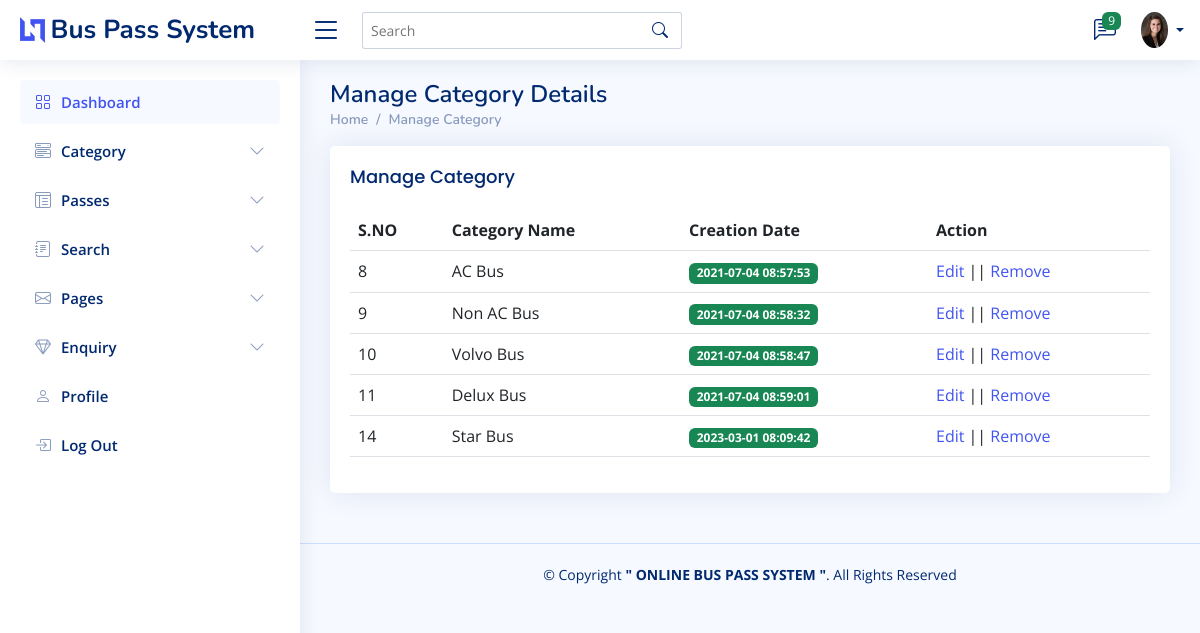
The page /Logis/admin/manage-category.php on the database its author committed.
### tables this page shows
CREATE TABLE `tblcategory` (
  `ID` int(10) NOT NULL,
  `CategoryName` varchar(200) DEFAULT NULL,
  `CreationDate` timestamp NULL DEFAULT current_timestamp()
);

### Logis/admin/manage-category.php (the view, shortened to what this page needs)
<?php
include "includes/config.php";
?>
<!DOCTYPE html>
<html lang="en">
<head>
  <link href="assets/vendor/bootstrap/css/bootstrap.min.css" rel="stylesheet">
  <link href="assets/vendor/bootstrap-icons/bootstrap-icons.css" rel="stylesheet">
  <link href="assets/vendor/boxicons/css/boxicons.min.css" rel="stylesheet">
  <link href="assets/vendor/quill/quill.snow.css" rel="stylesheet">
  <link href="assets/vendor/quill/quill.bubble.css" rel="stylesheet">
  <link href="assets/vendor/remixicon/remixicon.css" rel="stylesheet">
  <link href="assets/vendor/simple-datatables/style.css" rel="stylesheet">
  <link href="assets/css/style.css" rel="stylesheet"></head>
</head>
<body>
  <?php include_once('includes/header.php'); ?>
  <?php include_once('includes/sidebar.php'); ?>
  <main id="main" class="main">
    <div class="pagetitle">
      <h1>Manage Category Details</h1>
      <nav>
        <ol class="breadcrumb">
          <li class="breadcrumb-item"><a href="dashboard.php">Home</a></li>
          <li class="breadcrumb-item"><a href="manage-category.php">Manage Category</a></li>
        </ol>
      </nav>
    </div>
    <section class="section">
      <div class="row">
        <div class="col-lg-12">
          <div class="card">
            <div class="card-body">
              <h5 class="card-title">Manage Category</h5>
              <table class="table table-hover">
                <thead>
                  <tr>
                    <th scope="col">S.NO</th>
                    <th scope="col">Category Name</th>
                    <th scope="col">Creation Date</th>
                    <th scope="col">Action</th>
                  </tr>
                </thead>
                <tbody>
                <?php
                    include_once("includes/config.php");
                    $sql =  "SELECT *FROM tblcategory";
                    $result = mysqli_query($conn, $sql) or die("Query Failed Error !");
                    if(mysqli_num_rows($result) > 0){
                    while($row = mysqli_fetch_assoc($result)){
                 ?>
                  <tr>
                    <td><?php echo $row['ID']; ?></td>
                    <td><?php echo $row['CategoryName']; ?></td>
                    <td><span class="badge bg-success "><?php echo $row['CreationDate']; ?></span></td>
                    <td><a href="edit-category-detail.php?id=<?php echo $row['ID'];?>">Edit</a> || <a  href="manage-category.php?id=<?php echo $row['ID'];?>" onclick="return confirm('Do you really want to Delete ?');">Remove</i></a></td>
                  </tr>
                <?php }} ?>
                </tbody>
              </table>
            </div>
          </div>
        </div>
      </div>
    </section>
  </main>
  <?php include_once('includes/footer.php'); ?>
</body>
</html>

### Logis/admin/includes/header.php (shortened to what this page needs)
<header id="header" class="header fixed-top d-flex align-items-center">
<div class="d-flex align-items-center justify-content-between">
  <a href="dashboard.php" class="logo d-flex align-items-center">
    <img src="assets/img/logo.png" alt="">
    <span class="d-none d-lg-block">Bus Pass System</span>
  </a>
  <i class="bi bi-list toggle-sidebar-btn"></i>
</div>
<div class="search-bar">
  <form class="search-form d-flex align-items-center" method="POST" action="#">
    <input type="text" name="query" placeholder="Search" title="Enter search keyword">
    <button type="submit" title="Search"><i class="bi bi-search"></i></button>
  </form>
</div>
<nav class="header-nav ms-auto">
  <ul class="d-flex align-items-center">
    <li class="nav-item dropdown">
      <a class="nav-link nav-icon" href="unreadenq.php" data-bs-toggle="dropdown">
        <i class="bi bi-chat-left-text"></i>
        <span class="badge bg-success badge-number">
          <?php
          include 'includes/config.php';
          $sql = "SELECT *FROM tblcontact WHERE IsRead IS NULL " ;
          $result = mysqli_query($conn ,$sql) or die("Query Failed !");
          $count = mysqli_num_rows($result) ;
          echo $count; ?>
        </span>
      </a>
    </li>
    <li class="nav-item dropdown pe-3">
      <a class="nav-link nav-profile d-flex align-items-center pe-0" href="#" data-bs-toggle="dropdown">
        <img src="assets/img/admin.jpg" alt="Profile" class="rounded-circle">
        <span class="d-none d-md-block dropdown-toggle ps-2"><?php  ?></span>
      </a>
    </li>
  </ul>
</nav>
</header>

### Logis/admin/includes/sidebar.php (shortened to what this page needs)
<aside id="sidebar" class="sidebar">
<ul class="sidebar-nav" id="sidebar-nav">
  <li class="nav-item">
    <a class="nav-link " href="dashboard.php">
      <i class="bi bi-grid"></i>
      <span>Dashboard</span>
    </a>
  </li>
  <li class="nav-item">
    <a class="nav-link collapsed" data-bs-target="#components-nav" data-bs-toggle="collapse" href="#">
      <i class="bi bi-menu-button-wide"></i><span>Category </span><i class="bi bi-chevron-down ms-auto"></i>
    </a>
  </li>
  <li class="nav-item">
    <a class="nav-link collapsed" data-bs-target="#tables-nav" data-bs-toggle="collapse" href="#">
      <i class="bi bi-layout-text-window-reverse"></i><span>Passes</span><i class="bi bi-chevron-down ms-auto"></i>
    </a>
  </li>
  <li class="nav-item">
    <a class="nav-link collapsed" data-bs-target="#forms-nav" data-bs-toggle="collapse" href="#">
      <i class="bi bi-journal-text"></i><span>Search</span><i class="bi bi-chevron-down ms-auto"></i>
    </a>
  </li>
  <li class="nav-item">
    <a class="nav-link collapsed" data-bs-target="#charts-nav" data-bs-toggle="collapse" href="#">
      <i class="bi bi-envelope"></i><span>Pages</span><i class="bi bi-chevron-down ms-auto"></i>
    </a>
  </li>
  <li class="nav-item">
    <a class="nav-link collapsed" data-bs-target="#icons-nav" data-bs-toggle="collapse" href="#">
      <i class="bi bi-gem"></i><span>Enquiry</span><i class="bi bi-chevron-down ms-auto"></i>
    </a>
  </li>
  <li class="nav-item">
    <a class="nav-link collapsed" href="users-profile.php">
      <i class="bi bi-person"></i>
      <span>Profile</span>
    </a>
  </li>
  <li class="nav-item">
    <a class="nav-link collapsed" href="logout.php">
      <i class="bi bi-box-arrow-in-right"></i>
      <span>Log Out</span>
    </a>
  </li>
</ul>
</aside>

### Logis/admin/includes/footer.php
<footer id="footer" class="footer">
  <div class="copyright">
    &copy; Copyright <strong><span>" ONLINE BUS PASS SYSTEM "</span></strong>. All Rights Reserved
  </div>
</footer>

### Logis/admin/assets/css/style.css (style rules this page uses)
:root { scroll-behavior: smooth; }
body { font-family: "Open Sans", sans-serif; background: #f6f9ff; color: #444444; }
a { color: #4154f1; text-decoration: none; }
h1, h2, h3, h4, h5, h6 { font-family: "Nunito", sans-serif; }
#main { margin-top: 60px; padding: 20px 30px; transition: all 0.3s; }
.pagetitle { margin-bottom: 10px; }
.pagetitle h1 { font-size: 24px; margin-bottom: 0; font-weight: 600; color: #012970; }
.card { margin-bottom: 30px; border: none; border-radius: 5px; box-shadow: 0px 0 30px rgba(1, 41, 112, 0.1); }
.card-title { padding: 20px 0 15px 0; font-size: 18px; font-weight: 500; color: #012970; font-family: "Poppins", sans-serif; }
.card-body { padding: 0 20px 20px 20px; }
.breadcrumb { font-size: 14px; font-family: "Nunito", sans-serif; color: #899bbd; font-weight: 600; }
.breadcrumb a { color: #899bbd; transition: 0.3s; }
.breadcrumb .breadcrumb-item::before { color: #899bbd; }
.logo { line-height: 1; }
@media (min-width: 1200px) { .logo { width: 280px; } }
.logo img { max-height: 26px; margin-right: 6px; }
.logo span { font-size: 26px; font-weight: 700; color: #012970; font-family: "Nunito", sans-serif; }
.header { transition: all 0.5s; z-index: 997; height: 60px; box-shadow: 0px 2px 20px rgba(1, 41, 112, 0.1); background-color: #fff; padding-left: 20px; }
.header .toggle-sidebar-btn { font-size: 32px; padding-left: 10px; cursor: pointer; color: #012970; }
.header .search-bar { min-width: 360px; padding: 0 20px; }
.header .search-form { width: 100%; }
.header .search-form input { border: 0; font-size: 14px; color: #012970; border: 1px solid rgba(1, 41, 112, 0.2); padding: 7px 38px 7px 8px; border-radius: 3px; transition: 0.3s; width: 100%; }
.header .search-form button { border: 0; padding: 0; margin-left: -30px; background: none; }
.header .search-form button i { color: #012970; }
.header-nav ul { list-style: none; }
.header-nav>ul { margin: 0; padding: 0; }
.header-nav .nav-icon { font-size: 22px; color: #012970; margin-right: 25px; position: relative; }
.header-nav .nav-profile { color: #012970; }
.header-nav .nav-profile img { max-height: 36px; }
.header-nav .nav-profile span { font-size: 14px; font-weight: 600; }
.header-nav .badge-number { position: absolute; inset: -2px -5px auto auto; font-weight: normal; font-size: 12px; padding: 3px 6px; }
.sidebar { position: fixed; top: 60px; left: 0; bottom: 0; width: 300px; z-index: 996; transition: all 0.3s; padding: 20px; overflow-y: auto; scrollbar-width: thin; scrollbar-color: #aab7cf transparent; box-shadow: 0px 0px 20px rgba(1, 41, 112, 0.1); background-color: #fff; }
@media (min-width: 1200px) { #main, #footer { margin-left: 300px; } }
.sidebar-nav { padding: 0; margin: 0; list-style: none; }
.sidebar-nav li { padding: 0; margin: 0; list-style: none; }
.sidebar-nav .nav-item { margin-bottom: 5px; }
.sidebar-nav .nav-link { display: flex; align-items: center; font-size: 15px; font-weight: 600; color: #4154f1; transition: 0.3; background: #f6f9ff; padding: 10px 15px; border-radius: 4px; }
.sidebar-nav .nav-link i { font-size: 16px; margin-right: 10px; color: #4154f1; }
.sidebar-nav .nav-link.collapsed { color: #012970; background: #fff; }
.sidebar-nav .nav-link.collapsed i { color: #899bbd; }
.sidebar-nav .nav-link .bi-chevron-down { margin-right: 0; transition: transform 0.2s ease-in-out; }
.footer { padding: 20px 0; font-size: 14px; transition: all 0.3s; border-top: 1px solid #cddfff; }
.footer .copyright { text-align: center; color: #012970; }

### rows shown on the page
tblcategory: ID "8", CategoryName "AC Bus", CreationDate "2021-07-04 08:57:53"
tblcategory: ID "9", CategoryName "Non AC Bus", CreationDate "2021-07-04 08:58:32"
tblcategory: ID "10", CategoryName "Volvo Bus", CreationDate "2021-07-04 08:58:47"
tblcategory: ID "11", CategoryName "Delux Bus", CreationDate "2021-07-04 08:59:01"
tblcategory: ID "14", CategoryName "Star Bus", CreationDate "2023-03-01 08:09:42"

### other values the page prints
$count "9"
